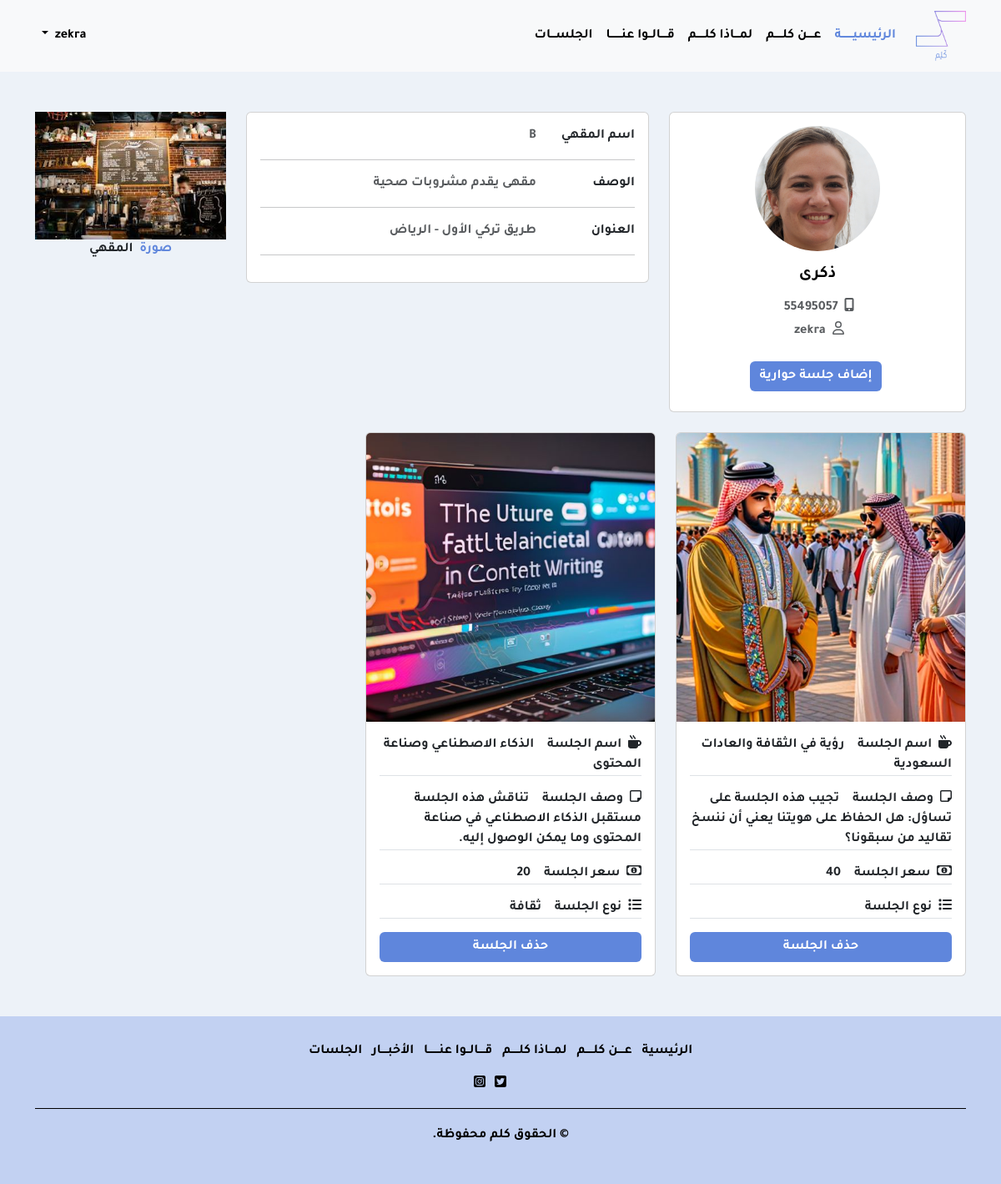
The app's page /coffee/ (signed in), older data.
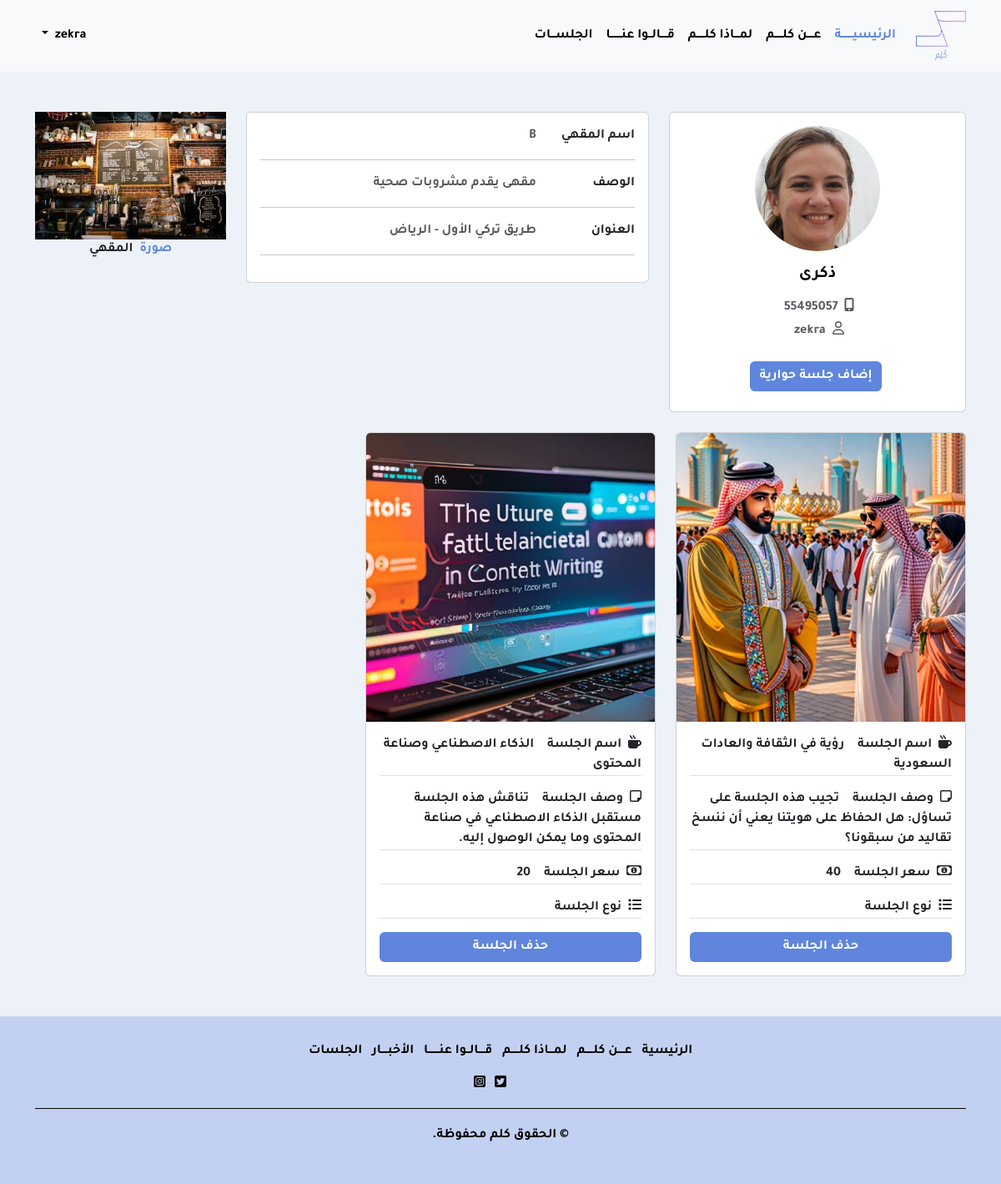
The same page, newer data.
### kalam/models.py (models this page shows, shortened)
class CoffeeSesion(models.Model):
  SESSIN_CHOICES = (
    ("sport", "1"),
    ("culture", "2"),
    ("policy", "3")
  )
  name = models.CharField(max_length = 50)
  description = models.TextField()
  type = models.CharField(max_length=9,choices=SESSIN_CHOICES)
  datetime = models.DateTimeField(auto_now_add=True)
  img = models.ImageField(upload_to='coffee/')
  price= models.IntegerField()
  user = models.ForeignKey(CustomUser,on_delete=models.CASCADE)

### kalam/views.py (the view)
# urls.py: path('coffee/', views.CoffeeOwner, name='coffee') ,
def CoffeeOwner(request):
    current_user = request.user
    if current_user is not None:
        current_userId = current_user.id
        photo =current_user.Photo
        username=current_user.username
        phone_no=current_user.phone_no
        Full_name = current_user.Full_name
        Coffeefetch = Coffee.objects.filter(user=current_user)
        for coffee in Coffeefetch:
            coffeeName= coffee.name
            coffeeDes= coffee.description
            coffeeaddresss= coffee.address
            coffeeimg= coffee.img
        Coffeesesionfetch = CoffeeSesion.objects.filter(user=current_user)
        print("username",username,phone_no,coffeeName)
    context={
        "userphoto":photo,
        "userusername":username,
        "userfullName":Full_name,
        "userphone_no":phone_no,
        "coffeeName":coffeeName,
        "coffeeDes":coffeeDes,
        "coffeeaddresss":coffeeaddresss,
        "coffeeimg":coffeeimg,
        "Coffeesession":Coffeesesionfetch
    }
    return render (request, 'user/CoffeeOwner.html',context)

### templates/user/CoffeeOwner.html (shortened to what the changed rows need)
{% extends 'base.html' %}
{% load static %}
{% block body %}
<section class="bgcolor">
    <div class="container py-5">
      <div class="row">
        <div class="row">
          {%for session in Coffeesession %}
          <div class="col-md-4">
            <div class="card">
              <img src="{{session.img}}" class="card-img-top img-fluid" alt="coffee">
              <div class="card-body">
                <p class="card-text border-bottom">
                  <span><i class="fas fa-mug-hot"></i></span>
                  <span class="px-1">
                      اسم الجلسة
                  </span>
                  <span class="px-2"> {{session.name}}</span>
                </p>
                <p class="card-text border-bottom">
                  <span><i class="far fa-sticky-note"></i></span>
                  <span class="px-1">وصف الجلسة</span>
                  <span class="px-2"> {{session.description}}</span>
              </p>
              <p class="card-text border-bottom">
                <span><i class="far fa-money-bill-alt"></i></span>
                <span class="px-1">سعر الجلسة</span>
                <span class="px-2"> {{session.price}}</span>
            </p>
              <p class="card-text border-bottom">
                  <span><i class="fas fa-list"></i></span>
                  <span class="px-1">نوع الجلسة</span>
                  {%if session.type == "2" %}
                  <span class="px-2"> ثقافة</span>
                  {%endif %}
              </p>
                <a href="{%url 'deletesession' session.id %}" class="btn bgcolor register w-100  d-block ">حذف الجلسة</a>
              </div>
            </div>
          </div>
          {% endfor %}
        </div>
      </div>
    </div>
  </section>
{% endblock %}

Row changes from the older to the newer data that the page shows:
changed CoffeeSesion "الذكاء الاصطناعي وصناعة المحتوى": no longer shows "ثقافة"
